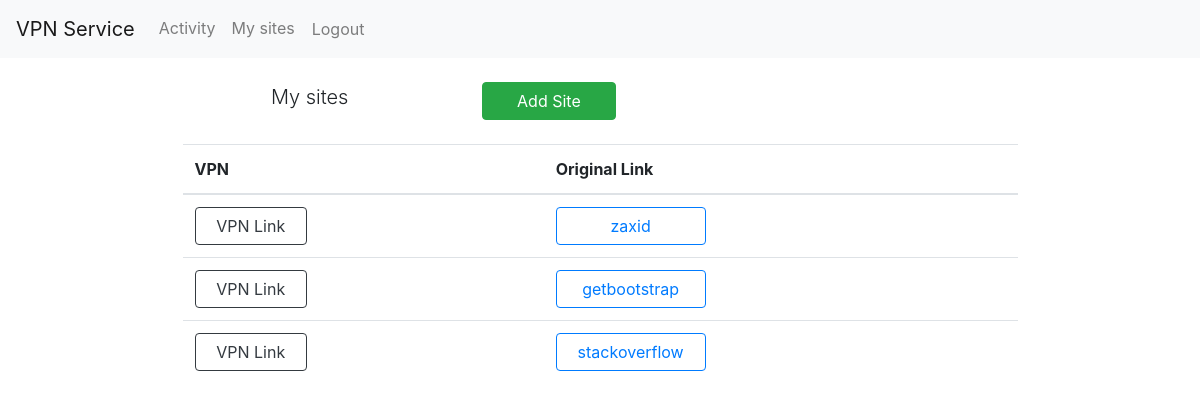
The app's page /user/site-list/ (signed in) with its own data.
### sites/models.py (models this page shows, shortened)
class Site(models.Model):
    url = models.URLField(max_length=256, unique=True)
    name = models.CharField(max_length=64, unique=True, validators=[alphanumeric])
    creator = models.ForeignKey(User, on_delete=models.DO_NOTHING)
    created_at = models.DateTimeField(auto_now_add=True)

### sites/views/sites.py (the view)
# urls.py: path("site-list/", sites_views.SiteList.as_view(), name="site-list"),
class SiteList(LoginRequiredMixin, ListView):
    template_name = "sites.html"
    model = Site
    context_object_name = "sites"
    def get_queryset(self):
        return Site.objects.filter(creator=self.request.user)

### sites/templates/sites.html
{% extends 'base.html' %}
{% block content %}
<div class="align-center col-10 offset-1">
    <main class="d-flex">
        <section id="site-list" class="col-12">
            {% include 'partials/site-list.html' %}
        </section>
    </main>
</div>
{% endblock content %}

### sites/templates/partials/site-list.html
<div class="row">
    <p class="text-center align-middle col-6 col-md-4 lead ml-2 mb-0">My sites</p>
    <div class="col align-middle align-self-center col-6 col-md-4 justify-content-center">
        <a class="align-middle col-6 btn btn-success ml-2 mr-2" href="{% url 'user:add-site' %}"> Add Site</a>
    </div>
</div>
<div class="d-flex">
    <section class="col-12">
        {% if not sites %}
        <p>You do not have any sites in your list</p>
        {% else %}
        <table class="table mt-4">
            <thead>
                <tr>
                    <th scope="col">VPN</th>
                    <th scope="col">Original Link</th>
                </tr>
            </thead>
            <tbody>
                {% for site in sites %}
                <tr>
                    <th scope="row">
                        <a class="col-4 btn btn-outline-dark" target="_blank"
                            href="{% url 'base_site_url' site.name %}">
                            VPN Link
                        </a>
                    </th>
                    <td>
                        <a class="col-4 btn btn-outline-primary" target="_blank" hx-target="#site-list"
                            hx-push-url="/sites/{{ site.site.name }}" href="{{ site.url }}">
                            {{site.name}}
                        </a>
                    </td>
                </tr>
                {% endfor %}
            </tbody>
        </table>
        {% endif %}
    </section>
</div>

### records on screen
Site: name "zaxid"
Site: name "getbootstrap"
Site: name "stackoverflow"
